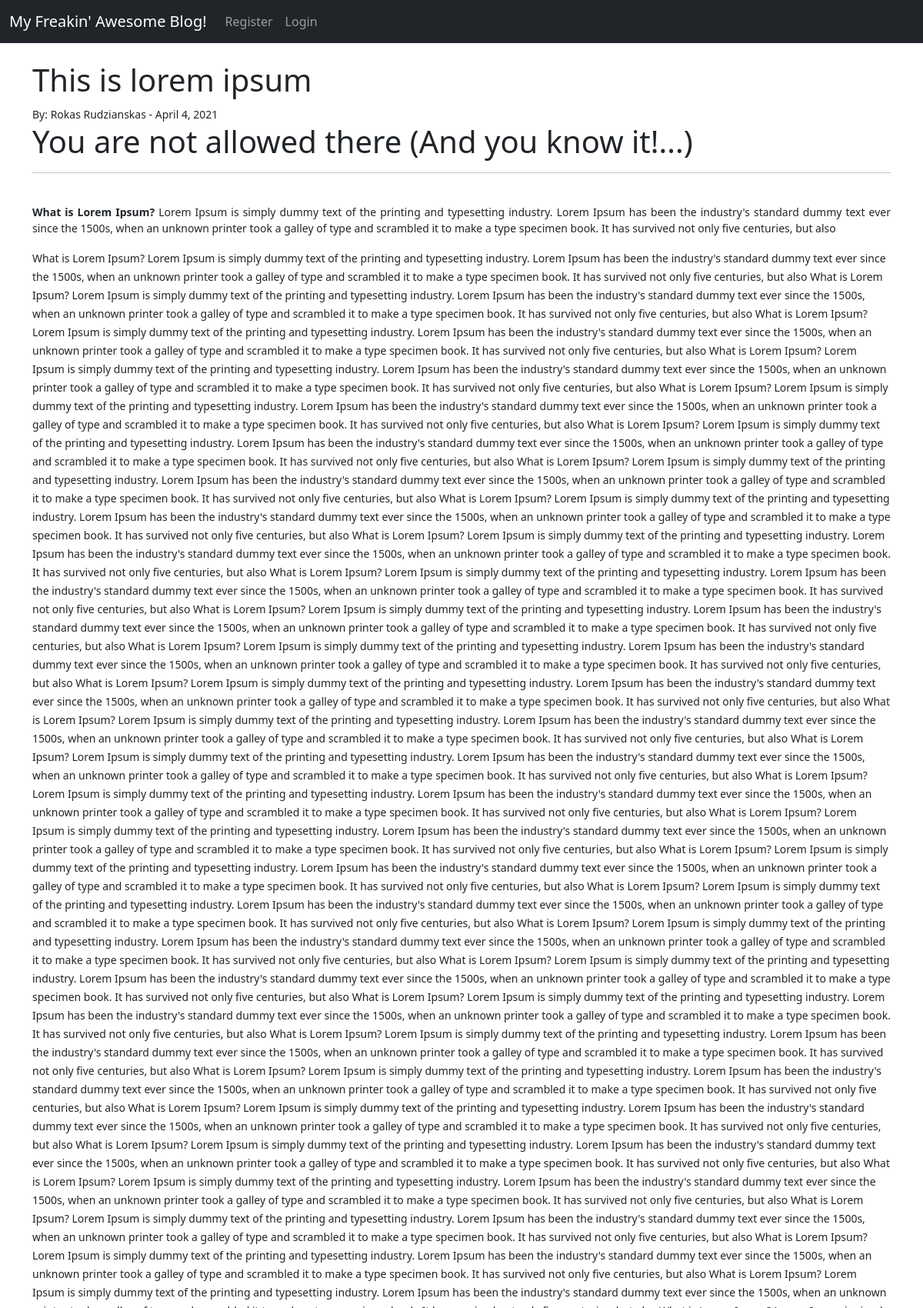
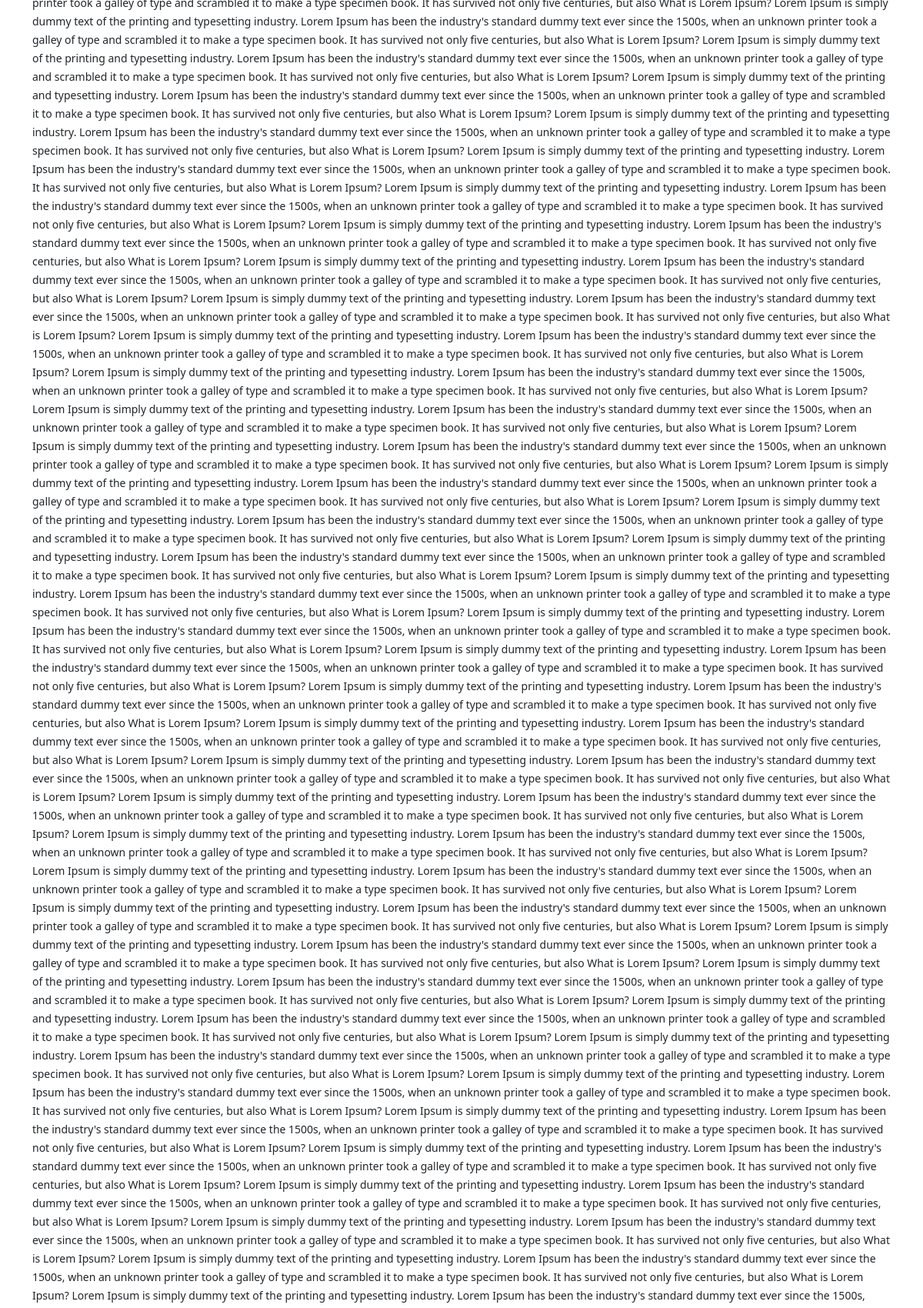
/article/7 (upper part), run on the app's committed database (2 pictures, top to bottom).
### theblog/models.py (models this page shows, shortened)
class Post(models.Model):
    title = models.CharField(max_length=255)
    title_tag = models.CharField(max_length=255)
    author = models.ForeignKey(User, on_delete=models.CASCADE)
    body = models.TextField()
    post_date = models.DateField(auto_now_add=True)
    category = models.CharField(max_length=255, default='coding')

### theblog/views.py (the view)
# urls.py: path('article/<int:pk>', ArticleDetailView.as_view(), name="article-detail"),
class ArticleDetailView(DetailView):
    model = Post
    template_name = 'article_details.html'

### theblog/templates/article_details.html (shortened to what this page needs)
{% extends 'base.html' %}
    {% block content %}
<h1>{{ post.title }}</h1>
    <small>By: {{post.author.first_name }} {{post.author.last_name }} - {{ post.post_date }}
        {% if user.is_authenticated %}
            - <a href="{% url 'update_post' post.pk%}">(Edit)</a>
            <a href="{% url 'delete_post' post.pk%}">(Delete)</a></small><br>
        {% else %}
            <h1>You are not allowed there (And you know it!...)</h1>
        {% endif %}
        <hr>
        <br>
        {{post.body|safe}}
        <br><br>
    {% endblock %}

### data on the page
Post: title "This is lorem ipsum", author.first_name "Rokas", author.last_name "Rudzianskas", post_date "April 4, 2021", body "What is Lorem Ipsum? Lorem Ipsum is simply dummy text of the printing and typesetting industry. Lorem Ipsum has been the industry's standard dummy text ever since the 1500s, when an unknown printer took a galley of type and scrambled it to make a type specimen book. It has survived not only five centuries, but also"
